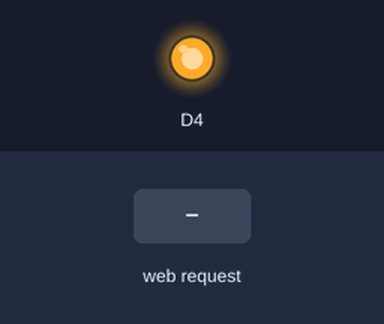
Bench run of a sketch on a simulated ESP8266 (NodeMCU). Shown: output pins drawn as LEDs (lit = HIGH). Inputs (shaded band) come from the test bench. WiFi joins after 1.5 s; servers stay silent unless stated; what the sketch prints to the serial monitor is not drawn.

Above: at 2.7 s.
2.8 s: HTTP request GET /led received
At 4.1 s:
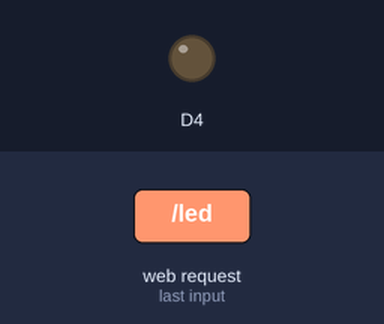
Timing chart, 0 to 5.8 s (numbered marks = the images above; inputs shaded):
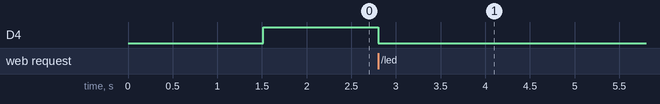

The sketch:

slider_ok.ino
```cpp
#include<ESP8266WiFi.h>
const char* ssid ="Abhijeet";
const char* password="abhijeet";
int value=HIGH;
//To give the port number
WiFiServer server(80);

void setup() {
  // put your setup code here, to run once:
  Serial.begin(115200);
  delay(10);
  //Connect to wifi network
  Serial.println();
  Serial.println();
  Serial.print("Connecting to");
  Serial.println(ssid);
  WiFi.begin(ssid,password);
  while(WiFi.status() !=WL_CONNECTED)
  {
    delay(500);
    Serial.print(".");
  }
  Serial.println("");
  Serial.println("WiFi connected");
  //Start the server
  server.begin();//Doubt
  Serial.println("Server started");

  //Print the IP Adress
  Serial.print("Use this URL to connect:");
  Serial.print("http://");
  Serial.print(WiFi.localIP());
  Serial.println("/");
  pinMode(D4,OUTPUT);
  digitalWrite(D4,value);
  }

void loop() {
  // put your main code here, to run repeatedly:
  //Check if a client is connected
  WiFiClient client =server.available();
  if(!client)
  {
    return;
  }
  //Wait until the client sends some data
  Serial.println("new client");
  while(!client.available())
{
  delay(1);
}
  String request = client.readStringUntil('\r');
  Serial.println(request);
  client.flush();
  if(request.indexOf("led")!=-1)
 {
  int i=request.indexOf("led");
  int j=request.indexOf("HTTP");
  String ch=request.substring(i+3,j-1);
  value=ch.toInt();
  Serial.println(value,DEC);
   analogWrite(D4,LOW);
   // value=LOW;
 }

client.println("HTTP/1.1 200 OK");
client.println("Connect-Type:text/html");
client.println("");//do not forget
client.println("<!DOCTYPE HTML>");
client.println("<html><body>");
//if(value==LOW)
//{
//  client.print("<font color='green'>ON<font>");
//}
//else
//{
//  client.print("<font color='red'>OFF<font>");
//}
client.print("<br><br>");
client.print("<html><head><script>slide(){document.getElementById('link').href='led'+document.getElementById('slide').value}</script></head>");
client.print("<body><a id='link'><input type='range' id='slide' onchange='slide()' min='0' max='1023'><\a></body></html>");
delay(1);


}
```

Measured:
- after the input at 2.8 s, D4: HIGH → LOW at once
